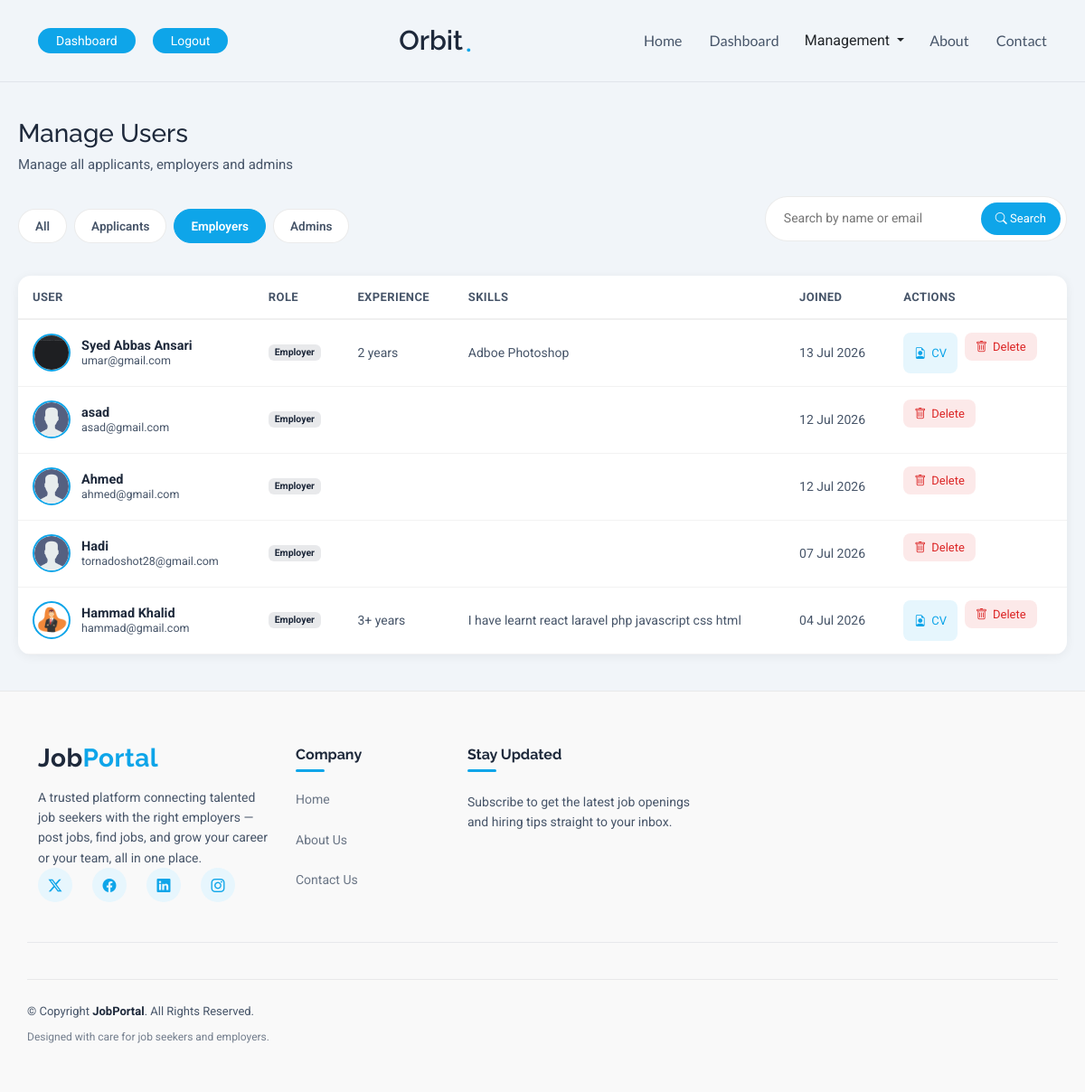
The page /admin/manage-users.php?role=employer (signed in) on the database its author committed.
### tables this page shows
CREATE TABLE `users` (
  `id` int(11) NOT NULL,
  `fullname` varchar(100) DEFAULT NULL,
  `profile_image` varchar(255) DEFAULT 'user.png',
  `email` varchar(100) DEFAULT NULL,
  `password` varchar(255) DEFAULT NULL,
  `role` varchar(55) NOT NULL,
  `bio` text DEFAULT NULL,
  `skills` text DEFAULT NULL,
  `experience` varchar(100) DEFAULT NULL,
  `cv_file` varchar(255) DEFAULT NULL,
  `created_at` timestamp NOT NULL DEFAULT current_timestamp() ON UPDATE current_timestamp(),
  `company_name` varchar(150) DEFAULT NULL,
  `company_logo` varchar(255) DEFAULT NULL,
  `company_website` varchar(255) DEFAULT NULL,
  `company_email` varchar(150) DEFAULT NULL,
  `company_phone` varchar(30) DEFAULT NULL,
  `company_industry` varchar(100) DEFAULT NULL,
  `company_size` varchar(50) DEFAULT NULL,
  `company_founded_year` year(4) DEFAULT NULL,
  `company_city` varchar(100) DEFAULT NULL,
  `company_address` text DEFAULT NULL,
  `company_about` text DEFAULT NULL,
  `company_linkedin` varchar(255) DEFAULT NULL
);

### admin/manage-users.php (the view, shortened to what this page needs)
<?php session_start();
include("../includes/config.php");
$message = "";
$roleFilter = "all";
if (isset($_GET['role'])) {
    $roleFilter = $_GET['role'];
}
$search = "";
$usersquery = "SELECT * FROM users WHERE 1";
if ($roleFilter != "all") {
    $usersquery .= " AND role='$roleFilter'";
}
$usersquery .= " ORDER BY created_at DESC";
$users = mysqli_query($conn, $usersquery);
?>
<?php include '../includes/header.php'; ?>
<section class="admin-users">
    <h1>Manage Users</h1>
    <p class="subtitle"> Manage all applicants, employers and admins </p> <?php if ($message != "") { ?> <div class="alert-msg"> <?php echo $message; ?> </div> <?php } ?> <div class="controls-bar">
        <div class="role-tabs"> <a href="?role=all" class="<?php if ($roleFilter == "all") {
                                                                echo "active";
                                                            } ?>"> All </a> <a href="?role=applicant" class="<?php if ($roleFilter == "applicant") {
                                                                                                                                                                echo "active";
                                                                                                                                                            } ?>"> Applicants </a> <a href="?role=employer" class="<?php if ($roleFilter == "employer") {
                                                                                                                                                                                                                                                                        echo "active";
                                                                                                                                                                                                                                                                    } ?>"> Employers </a> <a href="?role=admin" class="<?php if ($roleFilter == "admin") {
                                                                                                                                                                                                                                                                                                                                                                            echo "active";
                                                                                                                                                                                                                                                                                                                                                                        } ?>"> Admins </a> </div>
        <form class="search-box" method="GET"> <input type="hidden" name="role" value="<?php echo $roleFilter; ?>"> <input type="text" name="search" placeholder="Search by name or email" value="<?php echo $search; ?>"> <button type="submit"> <i class="bi bi-search"></i> Search </button> </form>
    </div>
    <div class="users-table-wrap">
        <table class="users-table">
            <thead>
                <tr>
                    <th>User</th>
                    <th>Role</th>
                    <th>Experience</th>
                    <th>Skills</th>
                    <th>Joined</th>
                    <th>Actions</th>
                </tr>
            </thead>
            <tbody> <?php if (mysqli_num_rows($users) > 0) {
                        while ($user = mysqli_fetch_assoc($users)) { ?> <tr>
                            <td>
                                <div class="user-info"> <?php if ($user['profile_image'] != "") { ?> <img src="../uploads/profile/<?php echo $user['profile_image']; ?>"> <?php } else { ?> <div class="avatar-placeholder"> <?php echo strtoupper(substr($user['fullname'], 0, 1)); ?> </div> <?php } ?> <div> <strong> <?php echo $user['fullname']; ?> </strong> <span> <?php echo $user['email']; ?> </span> </div>
                                </div>
                            </td>
                            <td> <span class="badge <?php echo $user['role']; ?>"> <?php echo $user['role']; ?> </span> </td>
                            <td> <?php echo $user['experience']; ?> </td>
                            <td> <?php echo $user['skills']; ?> </td>
                            <td> <?php echo date("d M Y", strtotime($user['created_at'])); ?> </td>
                            <td>
                                <div class="action-btns"> <?php if ($user['cv_file'] != "") { ?> <a class="btn-icon btn-view" href="../uploads/cv/<?php echo $user['cv_file']; ?>" target="_blank"> <i class="bi bi-file-earmark-person"></i> CV </a> <?php } ?> <form method="POST" onsubmit="return confirm('Do you want to delete this user?')" style="display:inline;"> <input type="hidden" name="delete_user_id" value="<?php echo $user['id']; ?>"> <button type="submit" class="btn-icon btn-delete"> <i class="bi bi-trash"></i> Delete </button> </form>
                                </div>
                            </td>
                        </tr> <?php }
                        } else { ?> <tr>
                        <td colspan="6" class="no-data"> No users found </td>
                    </tr> <?php } ?> </tbody>
        </table>
    </div>
</section>
<?php include '../includes/footer.php'; ?>

### admin/manage-users.php (style rules this page uses)
.admin-users { background-color: var(--background-color); padding: 40px 20px; font-family: var(--default-font); color: var(--default-color); }
.admin-users h1 { font-family: var(--heading-font); color: var(--heading-color); font-size: 28px; margin-bottom: 6px; }
.admin-users .subtitle { margin-bottom: 24px; font-size: 15px; }
.controls-bar { display: flex; justify-content: space-between; align-items: center; flex-wrap: wrap; gap: 14px; margin-bottom: 22px; }
.role-tabs { display: flex; gap: 8px; flex-wrap: wrap; }
.role-tabs a { padding: 8px 18px; border-radius: 30px; font-size: 13.5px; font-weight: 600; text-decoration: none; background: var(--surface-color); color: var(--default-color); border: 1px solid rgba(0, 0, 0, 0.08); transition: all 0.2s ease; }
.role-tabs a.active, .role-tabs a:hover { background: var(--accent-color); color: var(--contrast-color); border-color: var(--accent-color); }
.search-box { display: flex; align-items: center; background: var(--surface-color); border-radius: 30px; padding: 6px 6px 6px 18px; border: 1px solid rgba(0, 0, 0, 0.08); }
.search-box input { border: none; outline: none; background: transparent; font-size: 14px; color: var(--default-color); width: 220px; }
.search-box button { background: var(--accent-color); color: var(--contrast-color); border: none; padding: 8px 16px; border-radius: 30px; font-size: 13px; cursor: pointer; }
.users-table-wrap { background: var(--surface-color); border-radius: 14px; box-shadow: 0 2px 12px rgba(0, 0, 0, 0.06); overflow-x: auto; }
.users-table { width: 100%; border-collapse: collapse; min-width: 760px; }
.users-table th { text-align: left; font-size: 13px; text-transform: uppercase; letter-spacing: 0.03em; color: var(--default-color); padding: 16px; border-bottom: 2px solid rgba(0, 0, 0, 0.06); white-space: nowrap; }
.users-table td { padding: 14px 16px; font-size: 14px; border-bottom: 1px solid rgba(0, 0, 0, 0.05); vertical-align: middle; }
.user-info { display: flex; align-items: center; gap: 12px; }
.user-info img { width: 42px; height: 42px; border-radius: 50%; object-fit: cover; border: 2px solid var(--accent-color); }
.user-info strong { display: block; color: var(--heading-color); font-size: 14.5px; }
.user-info span { font-size: 12.5px; color: var(--default-color); }
.badge { display: inline-block; padding: 4px 12px; border-radius: 20px; font-size: 12px; font-weight: 600; text-transform: capitalize; }
.badge.employer { background: rgba(30, 41, 59, 0.10); color: var(--heading-color); }
.action-btns { display: flex; gap: 8px; }
.btn-icon { border: none; padding: 8px 12px; border-radius: 8px; font-size: 13px; cursor: pointer; text-decoration: none; display: inline-flex; align-items: center; gap: 6px; }
.btn-view { background: rgba(14, 165, 233, 0.10); color: var(--accent-color); }
.btn-delete { background: rgba(220, 38, 38, 0.10); color: #dc2626; }

### rows shown on the page
users: profile_image (picture), fullname "Syed Abbas Ansari", email "umar@gmail.com", role "Employer", experience "2 years", skills "Adboe Photoshop", created_at "13 Jul 2026"
users: profile_image (placeholder picture), fullname "asad", email "asad@gmail.com", role "Employer", created_at "12 Jul 2026"
users: profile_image (placeholder picture), fullname "Ahmed", email "ahmed@gmail.com", role "Employer", created_at "12 Jul 2026"
users: profile_image (placeholder picture), fullname "Hadi", email "tornadoshot28@gmail.com", role "Employer", created_at "07 Jul 2026"
users: profile_image (picture), fullname "Hammad Khalid", email "hammad@gmail.com", role "Employer", experience "3+ years", skills "I have learnt react laravel php javascript css html", created_at "04 Jul 2026"
